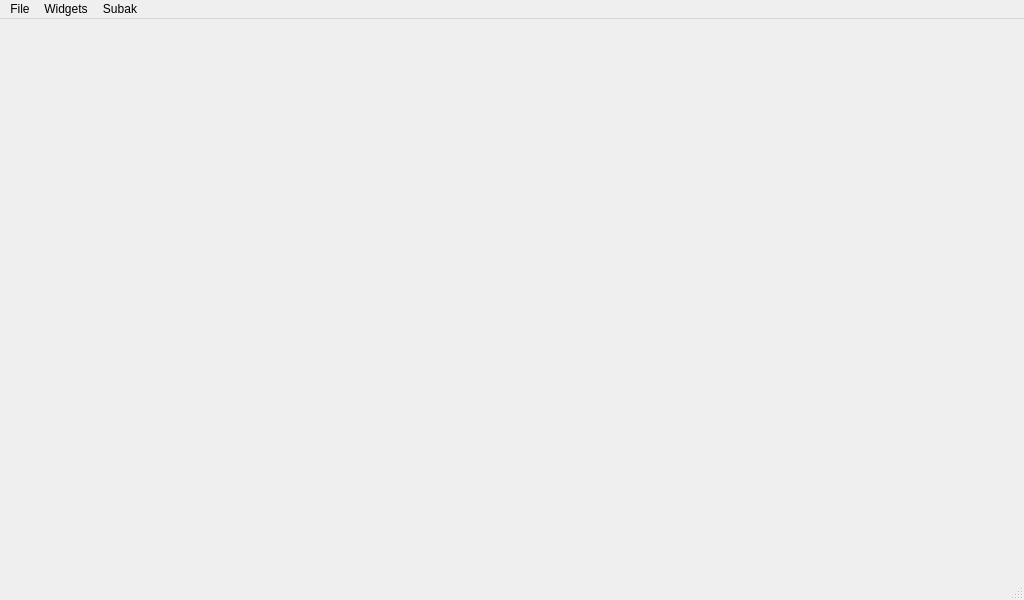
<?xml version="1.0" encoding="UTF-8"?>
<ui version="4.0">
 <class>MainWindow</class>
 <widget class="QMainWindow" name="MainWindow">
  <property name="geometry">
   <rect>
    <x>0</x>
    <y>0</y>
    <width>1024</width>
    <height>600</height>
   </rect>
  </property>
  <property name="minimumSize">
   <size>
    <width>640</width>
    <height>400</height>
   </size>
  </property>
  <property name="baseSize">
   <size>
    <width>1100</width>
    <height>800</height>
   </size>
  </property>
  <property name="mouseTracking">
   <bool>false</bool>
  </property>
  <property name="windowTitle">
   <string>MGMainWindow</string>
  </property>
  <property name="styleSheet">
   <string notr="true"/>
  </property>
  <widget class="QWidget" name="centralWidget">
   <property name="sizePolicy">
    <sizepolicy hsizetype="MinimumExpanding" vsizetype="MinimumExpanding">
     <horstretch>0</horstretch>
     <verstretch>0</verstretch>
    </sizepolicy>
   </property>
   <property name="minimumSize">
    <size>
     <width>200</width>
     <height>150</height>
    </size>
   </property>
  </widget>
  <widget class="QMenuBar" name="menuBar">
   <property name="geometry">
    <rect>
     <x>0</x>
     <y>0</y>
     <width>1024</width>
     <height>25</height>
    </rect>
   </property>
   <widget class="QMenu" name="menuMGround">
    <property name="title">
     <string>File</string>
    </property>
    <addaction name="separator"/>
    <addaction name="actionMuteAudioOutput"/>
    <addaction name="actionStatusBar"/>
    <addaction name="actionSettings"/>
    <addaction name="separator"/>
    <addaction name="actionExit"/>
   </widget>
   <widget class="QMenu" name="menuWidgets">
    <property name="title">
     <string>Widgets</string>
    </property>
   </widget>
   <widget class="QMenu" name="menuSubak">
    <property name="title">
     <string>Subak</string>
    </property>
    <addaction name="actionCrash_Onboard"/>
   </widget>
   <addaction name="menuMGround"/>
   <addaction name="menuWidgets"/>
   <addaction name="menuSubak"/>
  </widget>
  <widget class="QStatusBar" name="statusBar"/>
  <action name="actionExit">
   <property name="text">
    <string>Exit</string>
   </property>
   <property name="shortcut">
    <string>Ctrl+Q</string>
   </property>
  </action>
  <action name="actionAdd_Link">
   <property name="text">
    <string>Manage Communication Links</string>
   </property>
  </action>
  <action name="actionMuteAudioOutput">
   <property name="checkable">
    <bool>true</bool>
   </property>
   <property name="text">
    <string>Mute Audio Output</string>
   </property>
  </action>
  <action name="actionSettings">
   <property name="text">
    <string>Settings</string>
   </property>
   <property name="toolTip">
    <string>Application settings</string>
   </property>
   <property name="menuRole">
    <enum>QAction::PreferencesRole</enum>
   </property>
  </action>
  <action name="actionAdvanced_Mode">
   <property name="checkable">
    <bool>true</bool>
   </property>
   <property name="text">
    <string>Advanced Mode</string>
   </property>
  </action>
  <action name="actionStatusBar">
   <property name="checkable">
    <bool>true</bool>
   </property>
   <property name="text">
    <string>Show Status Bar</string>
   </property>
  </action>
  <action name="actionCrash_Onboard">
   <property name="text">
    <string>Crash Onboard</string>
   </property>
  </action>
 </widget>
 <layoutdefault spacing="6" margin="11"/>
 <resources/>
 <connections>
  <connection>
   <sender>actionExit</sender>
   <signal>triggered()</signal>
   <receiver>MainWindow</receiver>
   <slot>close()</slot>
   <hints>
    <hint type="sourcelabel">
     <x>-1</x>
     <y>-1</y>
    </hint>
    <hint type="destinationlabel">
     <x>299</x>
     <y>199</y>
    </hint>
   </hints>
  </connection>
 </connections>
</ui>
